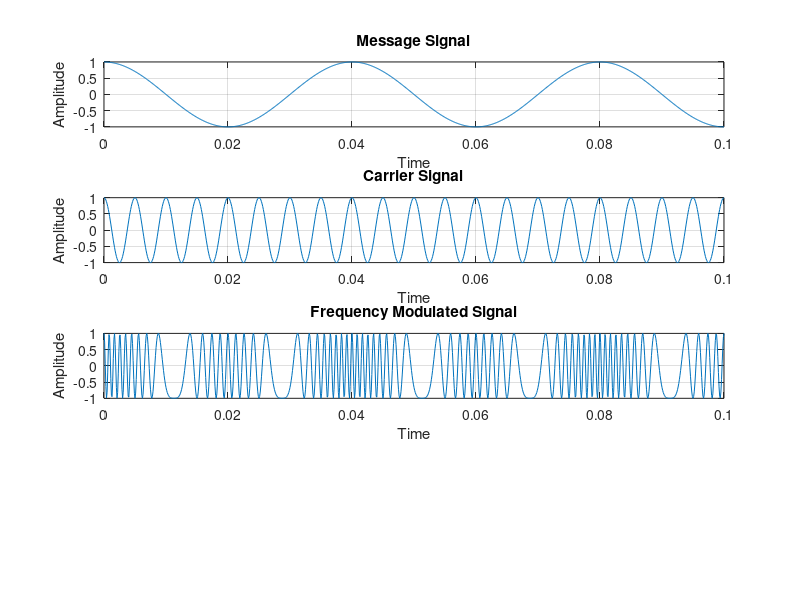

Recreate this plot in MATLAB.
% Frequency Modulation
fm = 25; % input('message frequency = ');
fc = 200; % input('carrier frequency = ');
mi = 40; % input('modulation index = ');
t = 0:0.0001:0.1;

m = cos(2*pi*fm*t); % Message signal
subplot(4,1,1);
plot(t, m);
title('Message Signal');
xlabel('Time');
ylabel('Amplitude');
grid on;

c = cos(2*pi*fc*t); % Carrier signal
subplot(4,1,2);
plot(t, c);
title('Carrier Signal');
xlabel('Time');
ylabel('Amplitude');
grid on;

% FM signal: frequency varies based on message signal
y = cos(2*pi*fc*t + mi*sin(2*pi*fm*t)); 
subplot(4,1,3);
plot(t, y);
title('Frequency Modulated Signal');
xlabel('Time');
ylabel('Amplitude');
grid on;
